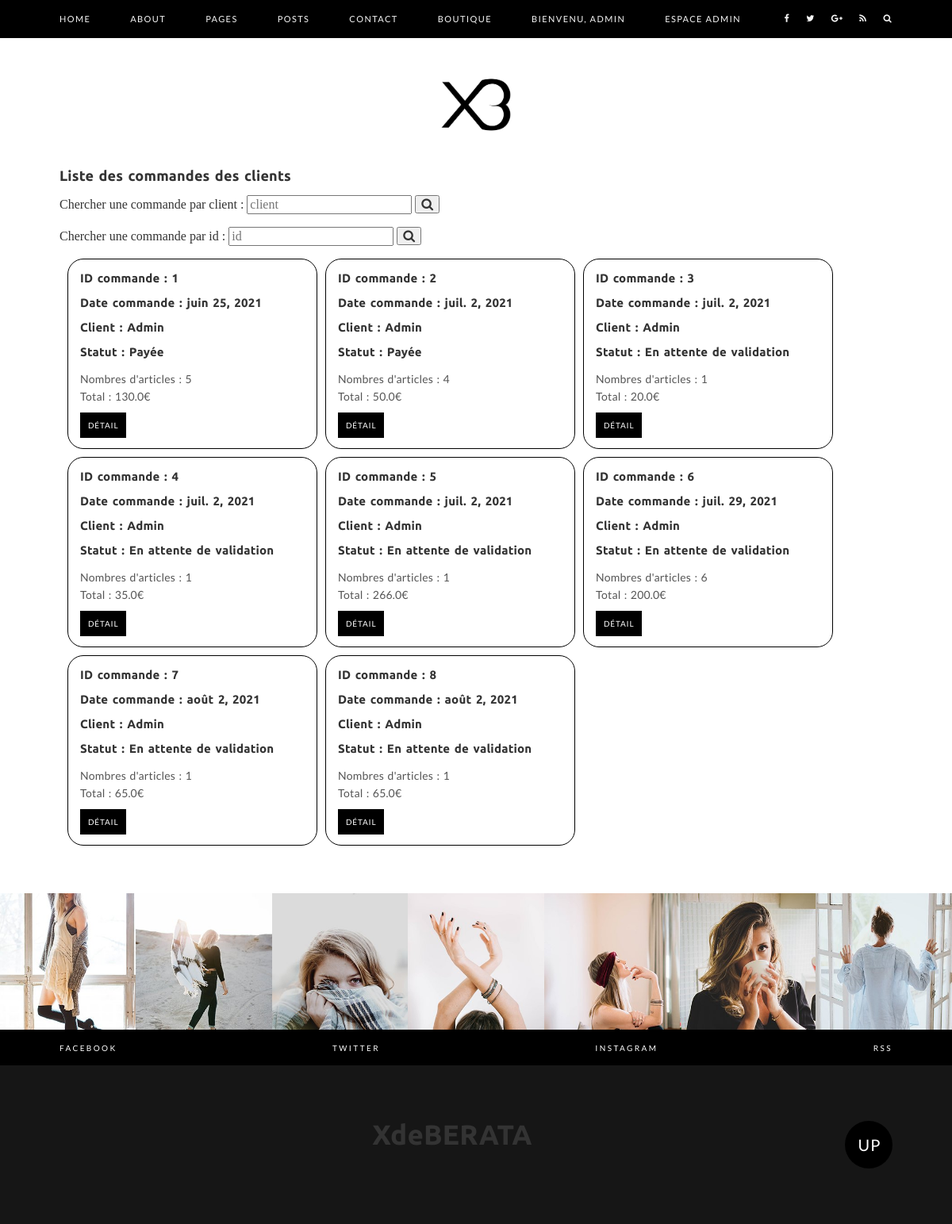
The page /shop/order-list (signed in) on the database its author committed.
### account/models.py (models this page shows, shortened)
class Order(models.Model):
    client = models.ForeignKey(Account, on_delete=models.CASCADE, verbose_name="Client ayant passé commande")
    taxes = models.FloatField(verbose_name="Taxes sur la commande", default=0)
    shipping_address = models.ForeignKey(Address,
                                         verbose_name="Adresse de livraison",
                                         related_name="order_shipping_address",
                                         null=True,
                                         on_delete=models.CASCADE
                                         )
    invoicing_address = models.ForeignKey(Address,
                                          verbose_name="Adresse de facturation",
                                          related_name="order_invoicing_address",
                                          null=True,
                                          on_delete=models.CASCADE
                                          )
    order_date = models.DateField(verbose_name="Date de la commande")
    WAITING = 'W'
    PAID = 'P'
    SHIPPED = 'S'
    CANCELED = 'C'
    STATUS = (
        (WAITING, 'En attente de validation'),
        (PAID, 'Payée'),
        (SHIPPED, 'Expédiée'),
        (CANCELED, 'Annulée'),
    )
    status = models.CharField(max_length=1, choices=STATUS, default=WAITING, verbose_name="Statut de la commande")
    class Meta:
        verbose_name = 'Commande'
        verbose_name_plural = 'Commandes'
    @property
    def total(self):
        total = 0
        order_details = OrderDetail.objects.filter(order_id=self.id)
        for order_detail in order_details:
            total += order_detail.total()
        return round(total, 2)
    def article_qty(self):
        order_details = OrderDetail.objects.filter(order_id=self.id)
        total = 0
        for detail in order_details:
            total += detail.qty
        return total

class Account(models.Model):
    user = models.ForeignKey(User, verbose_name='Associated user', on_delete=models.CASCADE)
    userId = models.IntegerField(null=True)
    default_shipping_address = models.ForeignKey("Address",
                                                 related_name="default_shipping_address",
                                                 null=True,
                                                 blank=True,
                                                 verbose_name="Adresse de livraison par défaut",
                                                 on_delete=models.CASCADE
                                                 )
    default_invoicing_address = models.ForeignKey("Address",
                                                  related_name="default_invoicing_address",
                                                  null=True,
                                                  blank=True,
                                                  verbose_name="Adresse de facturation par défaut",
                                                  on_delete=models.CASCADE
                                                  )
    country = models.CharField(max_length=255, default='Canada')
    state = models.CharField(max_length=255, default='Quebec')
    def __str__(self):
        return self.user.username

class OrderDetail(models.Model):
    order = models.ForeignKey(Order, on_delete=models.CASCADE, verbose_name="Commande associée")
    product = models.ForeignKey(Product, on_delete=models.CASCADE)
    qty = models.IntegerField(verbose_name="Quantité")
    product_unit_price = models.FloatField(verbose_name="Prix unitaire du produit")
    class Meta:
        verbose_name = 'Ligne d\'une commande'
        verbose_name_plural = 'Lignes de commandes'
    def total(self):
        return round(self.product_unit_price * float(self.qty), 2)

### account/decorators.py (the view)
    def wrapper_function(request, *args, **kwargs):
        group = None
        if request.user.groups.exists():
            group = request.user.groups.all()[0].name
        if group == 'admin':
            return view_func(request, *args, **kwargs)
        else:
            return redirect('home')

### shopping/views.py (called while the page is built)
@admin_only
def order_list(request):
    orders = Order.objects.all()
    return render(request, 'shopping/order-list-admin.html', {'orders': orders})

### templates/shopping/order-list-admin.html (shortened to what this page needs)
{% extends 'base/main.html' %}
{% block contenu %}
<div class="main-content">
    <div class="container">
        <h1>Liste des commandes des clients</h1><br>
        <form method="POST" action="{% url 'order-list-search' %}">
            <label>Chercher une commande par client : </label>
            <input type="text" placeholder="client" name="search">
            <button type="submit"><i class="fa fa-search"></i></button>
        </form>
        <br>
        <form method="POST" action="{% url 'order-list-search-id' %}">
            <label>Chercher une commande par id : </label>
            <input type="text" placeholder="id" name="search">
            <button type="submit"><i class="fa fa-search"></i></button>
        </form>
        <br>
        {% for order in orders %}
        <div class="col-md-4" style="border: 1px solid black;
                                     border-radius: 20px;
                                     width: 30%; height: 240px;
                                     margin-left: 10px;
                                     margin-bottom: 10px">
            <br><h4>ID commande : {{ order.id }}</h4>
            <br><h4>Date commande : {{ order.order_date }}</h4><br>
            <h4>Client : {{ order.client }}</h4><br>
            <h4>Statut : {{ order.get_status_display }}</h4><br>
            <p>Nombres d'articles : {{ order.article_qty }}</p>
            <p>Total : {{ order.total }}€</p><br>
            <span class="medium-button"><a href="{% url 'orderDetail' order.id %}">Détail</a></span><br><br>
        </div>
        {% endfor %}
    </div>
</div>
{% endblock %}

### templates/base/header.html (shortened to what this page needs)
<header class="main-header">
    <div class="lauren-main-menu">
        <div class="container">
            <nav class="lauren-menu">
                <ul class="main-menu">
                    <li><a href="{% url 'home' %}">Home</a>
                    </li>
                    <li><a href="{% url 'aboutPage' %}">About</a></li>
                    <li><a href="#">Pages</a>
                    </li>
                    <li><a href="{% url 'post-list' %}">Posts</a></li>
                    <li><a href="{% url 'contact' %}">Contact</a></li>
                    <li><a href="{% url 'home-shop' %}">Boutique</a></li>
                    {% if request.user.is_anonymous %}
                    <li><a href="{% url 'sign_in' %}">Inscription</a></li>
                    <li><a href="{% url 'login' %}">Connexion</a></li>
                    {% else %}
                    <li><a href="#">Bienvenu, {{ request.user }}</a>
                    </li>
                    {% endif %}
                    {% for group in request.user.groups.all %}
                       {% if group.name == 'admin' %}
                            <li><a href="#">Espace Admin</a>
                            </li>
                       {% endif %}
                    {% endfor %}
                </ul>
                <ul class="menu-icons">
                    <li><a href="#"><i class="fa fa-facebook"></i></a></li>
                    <li><a href="#"><i class="fa fa-twitter"></i></a></li>
                    <li><a href="#"><i class="fa fa-google-plus"></i></a></li>
                    <li><a href="#"><i class="fa fa-rss"></i></a></li>
                    <li class="search-icon"><input class="search-box" placeholder="Search Anything.." type="text"><i
                            class="fa fa-search"></i></li>
                </ul>
            </nav>
        </div>
    </div>
    {% load static %}
    <div class="lauren-logo">
        <div class="container">
            <a href="{% url 'home' %}"><img src="{% static 'images/logo-xdeberata.png' %}" alt="Main Logo"
                                            style="width: 100px; height: auto"></a>
        </div>
    </div>
</header>

### static/css/style-main.css (style rules this page uses)
html, body, div, span, applet, object, iframe, h1, h2, h3, h4, h5, h6, p, blockquote, pre, a, abbr, acronym, address, big, cite, code, del, dfn, em, img, ins, kbd, q, s, samp, small, strike, strong, sub, sup, tt, var, b, u, i, center, dl, dt, dd, ol, ul, li, fieldset, form, label, legend, table, caption, tbody, tfoot, thead, tr, th, td, article, aside, canvas, details, embed, figure, figcaption, footer, header, hgroup, menu, nav, output, ruby, section, summary, time, mark, audio, video { margin: 0; padding: 0; border: 0; font-size: 100%; font: inherit; vertical-align: baseline; }
article, aside, details, figcaption, figure, footer, header, hgroup, menu, nav, section { display: block; }
body { line-height: 1; }
ol, ul { list-style: none; }
body { overflow-x:hidden; position: relative; }
body * { outline:none!important }
h1, h2, h3, h4, h5, h6 { color: #333; font-family: 'Ubuntu', sans-serif; line-height: 1; letter-spacing: .2px; word-spacing: 1.8px; font-weight: 700; }
h1 { font-size: 18px; }
h4 { font-size: 15px; }
img { max-width: 100%; height: auto; vertical-align: middle; }
p { color: #555; font-size: 14px; font-family: 'Lato', sans-serif; line-height: 21.4px; letter-spacing: .2px; word-spacing: 1.4px; font-weight: 400; }
ul li, ol li { font-size: 11px; font-family: 'Lato', sans-serif; font-weight: 400; letter-spacing: 1.4px; }
time, span { font-family: 'Lato', sans-serif; }
a { color: #333 }
.container { max-width: 1080px; }
.small-button a, .medium-button a, .large-button a { -webkit-transition: all .25s ease-in-out; transition: all .25s ease-in-out; }
.menu-icons i, .main-menu li a, .footer-social-links ul li a { -webkit-transition: all .25s ease-in-out; transition: all .25s ease-in-out; }
.lauren-main-menu { background-color: #000; }
.main-menu { list-style: none; position: relative; float: left; margin: 0; padding: 0; background-color: #000; border-bottom: 1px solid #000; }
.main-menu li { position: relative; float: left; margin:0; padding: 0; }
.main-menu > li { margin-right: 30px; }
.main-menu li a { display: block; color: #f7f7f7; text-transform: uppercase; text-decoration: none; padding: 18px 10px; }
.main-menu > li:first-child a { padding-left: 0; }
.menu-icons { list-style: none; position: relative; float: right; margin: 0; padding: 0; background-color: #000; border-bottom: 1px solid #000; }
.menu-icons li { position: relative; float: left; margin: 0; padding: 0; }
.menu-icons li i { display: block; color: #f7f7f7; text-transform: uppercase; text-decoration: none; padding: 18px 10px; }
.menu-icons > li:last-child i { padding-right: 0; }
.search-icon i { cursor: pointer; }
.lauren-logo { text-align: center; margin: 40px 0; }
.small-button a, .medium-button a, .large-button a { background-color: #000; color: #fff; font-family: 'Lato', sans-serif; text-transform: uppercase; letter-spacing: .8px; }
.medium-button a { padding: 10px; font-size: 10px; line-height: 20px; }

### rows shown on the page
Order: id "1", order_date "juin 25, 2021", client "Admin", status "Payée", article_qty "5", total "130.0"
Order: id "2", order_date "juil. 2, 2021", client "Admin", status "Payée", article_qty "4", total "50.0"
Order: id "3", order_date "juil. 2, 2021", client "Admin", status "En attente de validation", article_qty "1", total "20.0"
Order: id "4", order_date "juil. 2, 2021", client "Admin", status "En attente de validation", article_qty "1", total "35.0"
Order: id "5", order_date "juil. 2, 2021", client "Admin", status "En attente de validation", article_qty "1", total "266.0"
Order: id "6", order_date "juil. 29, 2021", client "Admin", status "En attente de validation", article_qty "6", total "200.0"
Order: id "7", order_date "août 2, 2021", client "Admin", status "En attente de validation", article_qty "1", total "65.0"
Order: id "8", order_date "août 2, 2021", client "Admin", status "En attente de validation", article_qty "1", total "65.0"

### other values the page prints
{{ request.user }} "ADMIN"
